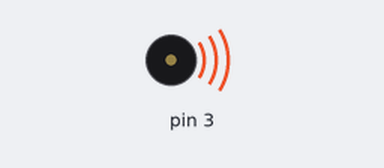
The sketch below on a simulated Arduino Uno, built with avr-gcc and run on an emulated ATmega328P. Parts: buzzer (waves = sounding).

Above: at 0.05 s.
Timing chart, 0 to 4.6 s (numbered marks = the images above):
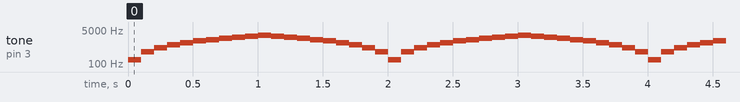

The sketch:

Octave.ino
```cpp
int octave = 165;
void setup() {
  // put your setup code here, to run once:
  pinMode(3,OUTPUT);
}

void loop() {
  // put your main code here, to run repeatedly:

  for(int i=0;i<10;i++){
    tone(3,octave,250);
    octave+=250;
    delay(100);
  }
  for(int i=0;i<10;i++){
    tone(3,octave,250);
    octave-=250;
    delay(100);
  }
  octave = 165;
}
```
